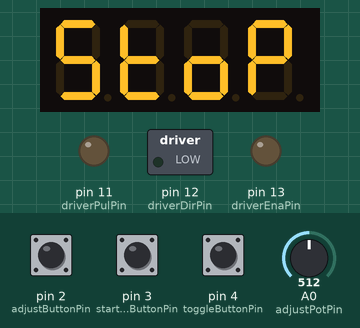
Simulated run of this sketch. Board: Arduino Uno, built with avr-gcc and run on an emulated ATmega328P. On the bench: 4-digit seven-segment display, switched loads named in the sketch (green lamp = pin HIGH), output pins drawn as LEDs (lit = HIGH). The test bench sets the inputs (shaded band); at power-on: pin 3 (startStopButtonPin) HIGH, pin 4 (toggleButtonPin) HIGH, pin 2 (adjustButtonPin) HIGH, A0 (adjustPotPin) = 512. EEPROM starts erased.

Above: at 1.2 s.
1.3 s: pin 3 (startStopButtonPin) pulled LOW for 0.15 s
At 1.39 s:
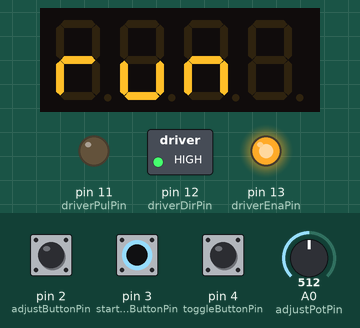
2.9 s: pin 4 (toggleButtonPin) pulled LOW for 3.2 s
At 6.8 s:
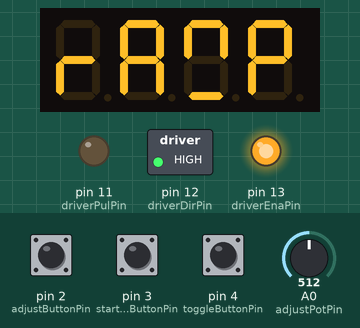
7.6 s: pin 2 (adjustButtonPin) pulled LOW for 0.15 s
At 7.73 s:
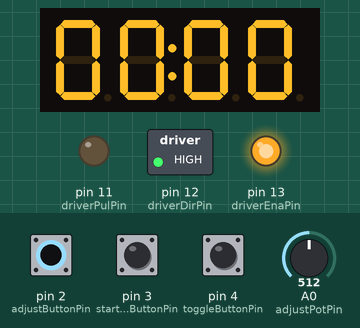
9.3 s: pin 2 (adjustButtonPin) pulled LOW for 3.2 s
14.0 s: pin 3 (startStopButtonPin) pulled LOW for 3.2 s
At 14.4 s:
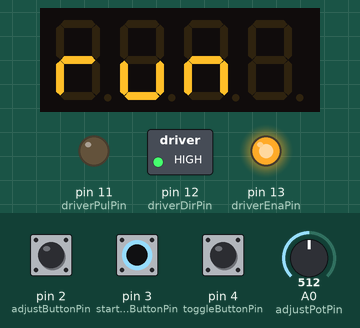
Timing chart, 0 to 17.0 s (numbered marks = the images above; inputs shaded):
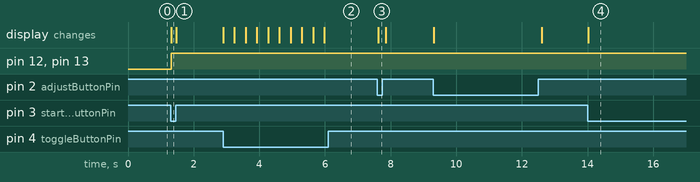

Measured:
- after the input at 1.3 s, pin 12 (driverDirPin), pin 13 (driverEnaPin): LOW → HIGH at once; the display: changes at once (image 1)
- after the input at 2.9 s, the display: first changes at once (image 2 shows a later state)
- after the input at 7.6 s, the display: changes at once (image 3)
- after the input at 14.0 s, the display: changes at once (image 4)

The sketch:

weldingMachine.ino
```cpp
#include <Arduino.h>
#include <TM1637Display.h>
#include <EEPROM.h>

enum MACHINE_STATE {
  STOP,
  RUN,
  ADJUST
};

enum TOGGLE {
  FIRST_SPD,
  SECOND_SPD,
  FIRST_DEGREES,
  SECOND_DEGREES,
  RAMP_TIME
};

//Pins
#define adjustPotPin       0
#define adjustButtonPin    2
#define startStopButtonPin 3
#define toggleButtonPin    4
#define displayClkPin      5
#define displayDioPin      6

#define driverPulPin       11
#define driverDirPin       12
#define driverEnaPin       13

//Configuration
#define potMaxValue 1023
#define potAdjustment 0.20
#define adjustDelay 100
#define toggleDelay 300
#define toggleTimeout 2000

const float adjustIncrement = potAdjustment / (float) potMaxValue;

//Global variables
int previousPotValue = 0;
int initialPotValue = 0;
MACHINE_STATE machineState = STOP;
MACHINE_STATE previousMachineState = STOP;
TOGGLE toggle = FIRST_SPD;
long toggleStart = 0;
TM1637Display display(displayClkPin, displayDioPin);

void setup(){
  pinMode(adjustButtonPin, INPUT_PULLUP);
  pinMode(startStopButtonPin, INPUT_PULLUP);
  pinMode(driverPulPin, OUTPUT);
  pinMode(driverDirPin, OUTPUT);
  pinMode(driverEnaPin, OUTPUT);
  pinMode(toggleButtonPin, INPUT_PULLUP);
  display.setBrightness(0x0f);
  readStepperValuesFromEeprom();
  calculateStepperValues();
  displayMachineState();
}

void loop(){
  handleInput();
  advanceToggleTimeout();
  if (previousMachineState != machineState){
    displayMachineState();
    previousMachineState = machineState;
  }
  handleStepper();
}

int roundUp(float decimal){
  return (int)(decimal + 0.5);
}
```

display.ino
```cpp
//All segments ----- SEG_A | SEG_B | SEG_C | SEG_D | SEG_E | SEG_F | SEG_G
#define letter_S     SEG_A | SEG_C | SEG_D | SEG_F | SEG_G
#define letter_t     SEG_D | SEG_E | SEG_F | SEG_G
#define letter_r     SEG_E | SEG_G
#define letter_o     SEG_C | SEG_D | SEG_E | SEG_G
#define letter_P     SEG_A | SEG_B | SEG_E | SEG_F | SEG_G
#define letter_u     SEG_C | SEG_D | SEG_E
#define letter_n     SEG_C | SEG_E | SEG_G
#define letter_M     SEG_A | SEG_B | SEG_D | SEG_F
#define letter_A     SEG_A | SEG_B | SEG_C | SEG_E | SEG_F | SEG_G
#define letter_d     SEG_B | SEG_C | SEG_D | SEG_E | SEG_G
#define letter_J     SEG_B | SEG_C | SEG_D | SEG_E
#define letter_E     SEG_A | SEG_D | SEG_E | SEG_F | SEG_G
#define letter_g     SEG_A | SEG_B | SEG_C | SEG_D | SEG_F | SEG_G
#define letter_1     SEG_E | SEG_F
#define letter_2     SEG_A | SEG_B | SEG_D | SEG_E | SEG_G
#define letter_deg   SEG_A | SEG_B | SEG_F | SEG_G
#define timer_1      SEG_A
#define timer_2      SEG_A | SEG_B
#define timer_3      SEG_A | SEG_B | SEG_C
#define timer_4      SEG_A | SEG_B | SEG_C | SEG_D
#define timer_5      SEG_A | SEG_B | SEG_C | SEG_D | SEG_E
#define timer_6      SEG_A | SEG_B | SEG_C | SEG_D | SEG_E | SEG_F
#define letter_blank 0b00000000
#define show_colon   0b01000000
#define timer_segments 7

const uint8_t display_stop[]     = { letter_S, letter_t,   letter_o, letter_P     };
const uint8_t display_run[]      = { letter_r, letter_u,   letter_n, letter_blank };
const uint8_t display_1spd[]     = { letter_1, letter_S,   letter_P, letter_d     };
const uint8_t display_2spd[]     = { letter_2, letter_S,   letter_P, letter_d     };
const uint8_t display_1degrees[] = { letter_1, letter_deg, letter_S, letter_blank };
const uint8_t display_2degrees[] = { letter_2, letter_deg, letter_S, letter_blank };
const uint8_t display_ramp[]     = { letter_r, letter_A, letter_M, letter_P };
const uint8_t display_timer[]    = { letter_blank, timer_1, timer_2, timer_3, timer_4, timer_5, timer_6 };
const float timerFraction = 1.0 / ((float)timer_segments + 1.0);
int currentTimerSegment = -1;

void displayMachineState(){
  switch (machineState) {
    case STOP:
      display.setSegments(display_stop);
      break;
    case RUN:
      break;
    case ADJUST:
      //No real need to display anything here
      // other stuff will display instead
      break;
    default:
      break;
  }
}

void displayToggle(){
  switch (toggle) {
    case FIRST_SPD:
      display.setSegments(display_1spd);
      break;
    case SECOND_SPD:
      display.setSegments(display_2spd);
      break;
    case FIRST_DEGREES:
      display.setSegments(display_1degrees);
      break;
    case SECOND_DEGREES:
      display.setSegments(display_2degrees);
      break;
    case RAMP_TIME:
      display.setSegments(display_ramp);
      break;
    default:
      break;
  }
}

void displayRun(){
    display.setSegments(display_run);
}

void displayHackyDecimal(float decimal){
  int left = decimal;
  int right = roundUp((decimal - (float)left) * (float)100);
  int whole = (left * 100) + right;
  display.showNumberDecEx(whole, (0b01000000), true);
}
```

input.ino
```cpp
void handleInput(){
  switch (machineState) {
    case STOP:
      if (isStartStopButtonPressed()){
        machineState = RUN;
      } else if (isToggleButtonPressed()){
        handleToggle();
        delay(toggleDelay);
      } else if (isAdjustButtonPressed()){
        setupAdjust();
      }
      break;
    case RUN:
      //Nothing to do
      break;
    case ADJUST:
      if (isAdjustButtonPressed()){
        handleAdjust();
      } else {
        finalizeAdjust();
      }
      break;
    default:
      //Nothing to do
      break;
  }
}

void setupAdjust(){
  machineState = ADJUST;
  initialPotValue = analogRead(adjustPotPin);
}

void handleAdjust(){
  previousPotValue = analogRead(adjustPotPin);
  float adjustedValue = getAdjustedValue(calculateAdjustValue());
  if (toggle == FIRST_SPD || toggle == SECOND_SPD || toggle == RAMP_TIME){
    displayHackyDecimal(adjustedValue);
  } else {
    display.showNumberDec(roundUp(adjustedValue));
  }
  delay(adjustDelay);
}

void finalizeAdjust(){
  setAdjustedValue(calculateAdjustValue());
  machineState = STOP;
}

void handleToggle(){
  if (toggleStart > 0){
    switch (toggle) {
      case FIRST_SPD:
        toggle = SECOND_SPD;
        break;
      case SECOND_SPD:
        toggle = FIRST_DEGREES;
        break;
      case FIRST_DEGREES:
        toggle = SECOND_DEGREES;
        break;
      case SECOND_DEGREES:
        toggle = RAMP_TIME;
        break;
      case RAMP_TIME:
        toggle = FIRST_SPD;
        break;
      default:
        break;
    }
  }
  startToggle();
  displayToggle();
}

void startToggle(){
  toggleStart = millis();
  displayToggle();
}

void advanceToggleTimeout(){
  if (toggleStart > 0){
    long difference = millis() - toggleStart;
    if (difference >= toggleTimeout){
      toggleStart = 0;
      displayMachineState();
    }
  }
}

bool isStartStopButtonPressed(){
  return digitalRead(startStopButtonPin) == LOW;
}

bool isAdjustButtonPressed(){
  return digitalRead(adjustButtonPin) == LOW;
}

bool isToggleButtonPressed(){
  return digitalRead(toggleButtonPin) == LOW;
}

float calculateAdjustValue(){
  return 1.0 + ((float) (initialPotValue - previousPotValue)) * adjustIncrement;
}
```

stepper.ino
```cpp
#define directionForward HIGH
#define directionBackward LOW
#define stepperEnabled LOW
#define stepperDisabled HIGH
#define degreesPerRev 360
#define maxSpeedDelay 350
#define firstSegmentDegreesStore 0
#define secondSegmentDegreesStore 8
#define firstSegmentRpmStore 16
#define secondSegmentRpmStore 24
#define rampTimeStore 32

/*
  Below values are for microstep set to 1/2 on the stepper driver
  Changing the microstep will make these values change
*/

/*
  This is the microstep setting on the stepper driver
  It is the denominator of the fraction on that setting
  If driver set to 1, microStep = 1
  If driver set to 1/2, microStep = 2, etc.
*/
const long microStep = 2;

/*
  Stepper motor = 200 steps per rev * gear ratio of 100:1 = 20,000
*/
const long stepsPerRev = 20000 * microStep;

/*
  60000000 microseconds in a minute
  divide by 2 for 2 delays = 30000000
  (2 delays because each pulse requires a delay after HIGH and after LOW signals to complete a full pulse)
  divide by 20000 steps per revolution = 1500
*/
const int oneRpmDelay = 1500 / microStep;

/*
  The below values are all store in EEPROM and retrieved from EEPROM on startup
*/
int firstSegmentDegrees;   //How far the second segment turns
int secondSegmentDegrees;  //How far the first segment turns
float firstSegmentRpm;     //Desired first segment speed, it is constant for the first segment
float secondSegmentRpm;    //Desired second segment speed, it will ramp from the first segment speed to this
float rampTime;            //Time in seconds of how long it takes to ramp from the start speed to the end speed

//First segment
float firstRevFraction;    //The number of revolutions in first segment
long firstStepNumber;      //Number of steps needed to complete first segment
int firstDelay;            //This determines the speed

//Second segment
long secondStepNumber;     //Number of steps needed to complete second segment
int secondStartDelay;      //This determines the beginning speed, starts the same as the first segment
int secondEndDelay;        //This determines the finishing speed
float currentReduction;    //This is the number that the delay shrinks each step, causing it to speed up
float currentDelay;        //This is the delay needed for the increased speed in segment 2
long rampTimeMicro;        //Ramp time in microseconds, so multiplied by 1,000,000
long rampElapsedMicro;     //How much time has been spent ramping up, starts at zero and goes up to rampTime
float rampPercent;         //Percentage of ramp achieved, starts at zero and goes to one
float delayDifference;     //Difference between start delay and end delay

long count;
long totalSteps;

void calculateStepperValues(){
  firstRevFraction = (float) firstSegmentDegrees / (float) degreesPerRev;
  firstStepNumber = stepsPerRev * firstRevFraction;
  firstDelay = oneRpmDelay / firstSegmentRpm;
  secondStepNumber = stepsPerRev * ((float) secondSegmentDegrees / (float) degreesPerRev);
  totalSteps = firstStepNumber + secondStepNumber;
  secondStartDelay = firstDelay;
  secondEndDelay = oneRpmDelay / secondSegmentRpm;
  delayDifference = secondStartDelay - secondEndDelay;
  rampTimeMicro = rampTime * 1000000;
}

void readStepperValuesFromEeprom(){
  EEPROM_readAnything(firstSegmentDegreesStore, firstSegmentDegrees);
  EEPROM_readAnything(secondSegmentDegreesStore, secondSegmentDegrees);
  EEPROM_readAnything(firstSegmentRpmStore, firstSegmentRpm);
  EEPROM_readAnything(secondSegmentRpmStore, secondSegmentRpm);
  EEPROM_readAnything(rampTimeStore, rampTime);
}

void handleStepper(){
  if (machineState == RUN){
    displayRun();
    digitalWrite(driverEnaPin, stepperEnabled);
    digitalWrite(driverDirPin, directionForward);
    doFirstSegment();
    doSecondSegment();
    digitalWrite(driverEnaPin, stepperDisabled);
    machineState = STOP;
  }
}

void doFirstSegment(){
  count = 0;
  while (count++ < firstStepNumber){
    sendStepperPulse(firstDelay);
  }
}

void doSecondSegment(){
  currentDelay = secondStartDelay;
  rampElapsedMicro = 0;
  while (count++ < totalSteps){
    if (rampElapsedMicro <= rampTimeMicro){
      rampPercent = (float)rampElapsedMicro / (float)rampTimeMicro;
      currentDelay = (float)secondStartDelay - (delayDifference * rampPercent);
      rampElapsedMicro += currentDelay * 2; //We have to double the currentDelay because each step of the motor requires two pulses of the same delay
    }
    sendStepperPulse((int)currentDelay);
  }
}

float changeFirstSegmentByPercent(float percent, float set){
  if (set){
    firstSegmentRpm *= percent;
    calculateStepperValues();
    return firstSegmentRpm;
  } else {
    return firstSegmentRpm * percent;
  }
}

float getAdjustedValue(float adjust){
  switch (toggle) {
    case FIRST_SPD:
      return firstSegmentRpm * adjust;
      break;
    case SECOND_SPD:
      return secondSegmentRpm * adjust;
      break;
    case FIRST_DEGREES:
      return (float)firstSegmentDegrees * adjust;
      break;
    case SECOND_DEGREES:
      return (float)secondSegmentDegrees * adjust;
      break;
    case RAMP_TIME:
      return rampTime * adjust;
      break;
    default:
      return 0.0;
      break;
  }
}

void setAdjustedValue(float adjust){
  switch (toggle) {
    case FIRST_SPD:
      firstSegmentRpm *= adjust;
      EEPROM_writeAnything(firstSegmentRpmStore, firstSegmentRpm);
      break;
    case SECOND_SPD:
      secondSegmentRpm *= adjust;
      EEPROM_writeAnything(secondSegmentRpmStore, secondSegmentRpm);
      break;
    case FIRST_DEGREES:
      firstSegmentDegrees = roundUp((float)firstSegmentDegrees * adjust);
      EEPROM_writeAnything(firstSegmentDegreesStore, firstSegmentDegrees);
      break;
    case SECOND_DEGREES:
      secondSegmentDegrees = roundUp((float)secondSegmentDegrees * adjust);
      EEPROM_writeAnything(secondSegmentDegreesStore, secondSegmentDegrees);
      break;
    case RAMP_TIME:
      rampTime *= adjust;
      EEPROM_writeAnything(rampTimeStore, rampTime);
      break;
    default:
      break;
  }
  calculateStepperValues();
}

void sendStepperPulse(int delayMicro){
  if (delayMicro < maxSpeedDelay){
    delayMicro = maxSpeedDelay;
  }
  digitalWrite(driverPulPin, HIGH);
  delayMicroseconds(delayMicro);
  digitalWrite(driverPulPin, LOW);
  delayMicroseconds(delayMicro);
}
```

storage.ino
```cpp
template <class T> int EEPROM_writeAnything(int ee, const T& value)
{
  const byte* p = (const byte*)(const void*)&value;
  int i;
  for (i = 0; i < sizeof(value); i++){
    EEPROM.update(ee++, *p++);
  }
  return i;
}

template <class T> int EEPROM_readAnything(int ee, T& value)
{
  byte* p = (byte*)(void*)&value;
  int i;
  for (i = 0; i < sizeof(value); i++){
    *p++ = EEPROM.read(ee++);
  }
  return i;
}
```
